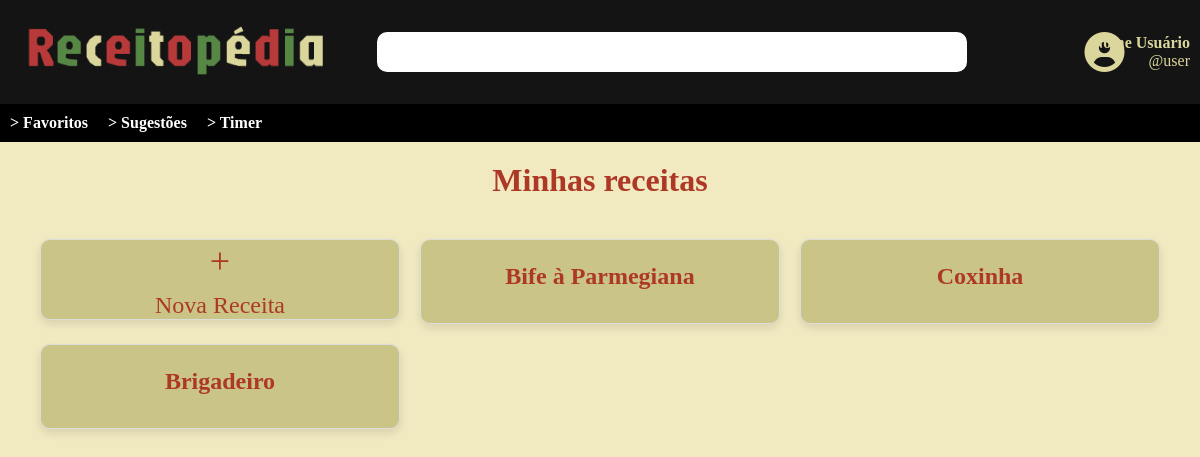
Before: / with the older database file.
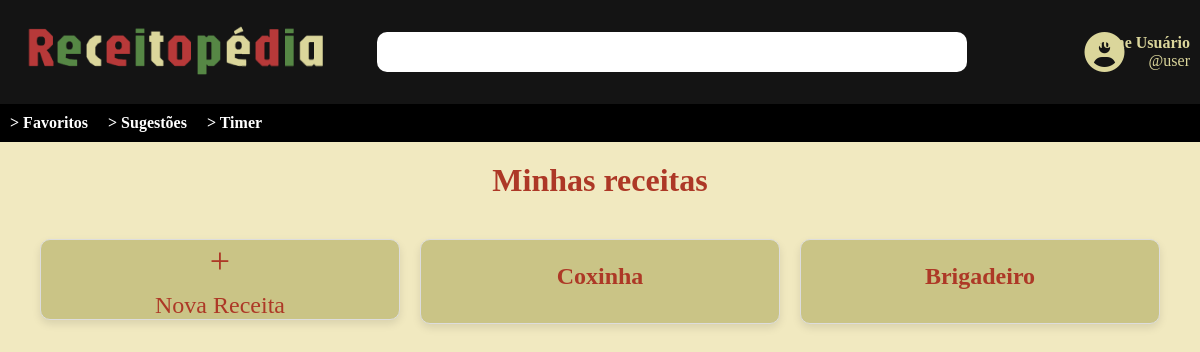
After: the same page with the newer database file.
### aplicacao/models.py (models this page shows)
class receita(models.Model):
    nome = models.CharField(max_length=100)
    ingredientes = models.TextField(default="Ingredientes não informados")
    modo_preparo = models.TextField(default="Ingredientes não informados")
    comentarios = models.TextField(default="Comentarios não informados")
    estrelas = models.TextField(default="Estrelas não informadas")

### aplicacao/views.py (the view)
# urls.py: path('', views.HomeView.as_view(), name="home"),
class HomeView(View):
    def get(self, request):
        Receita = receita.objects.all()
        ctx = {
            'todas_as_receitas': Receita,
        }
        return render(request, 'home.html', ctx)

### aplicacao/templates/home.html (shortened to what this page needs)
{% load static %}
<!DOCTYPE html>
<html lang="pt-BR">
<head>
    <link rel="stylesheet" href="{% static 'aplicacao/css/home.css' %}">
    <link rel="stylesheet" href="https://cdnjs.cloudflare.com/ajax/libs/font-awesome/6.0.0-beta3/css/all.min.css">
</head>
<body>
    <header>
        <a href="{%url 'aplicacao:home'%}">
            <div class="space">
                <img src="{% static 'aplicacao/imagens/logo_receitopedia.png' %}" alt="Logo da Receitopédia">
            </div>
        </a>
        <input type="text" placeholder="" class="Navbar2">
        <i class="fa-solid fa-circle-user" id="user-icon"></i>
        <div class="user-info">
            <span>Nome Usuário</span>
            <span>@user</span>
        </div>
    </header>
    <nav>
        <ul>
            <li><a href="#">> Favoritos</a></li>
            <li><a href="#">> Sugestões</a></li>
            <li><a href="#">> Timer</a></li>
        </ul>
    </nav>
    <main>
        <h1>Minhas receitas</h1>
        <div class="recipe-list">
            <section class="receitas">
                <a href="{%url 'aplicacao:adicionar'%}" id="linkadd">
                    <div class="card nova-receita">
                        <span class="plus">+</span>
                        <p>Nova Receita</p>
                    </div>
                </a>
                {% for Receita in todas_as_receitas %}
                    <a href="{% url 'aplicacao:visualizar' Receita.id %}" id="linkReceitas">
                        <div class="recipe-card">
                            <h2>{{Receita.nome}}</h2>
                        </div>
                    </a>
                {% endfor %}
            </section>
        </div>
    </main>
</body>
</html>

Changed rows visible on the page:
removed receita: nome "Bife à Parmegiana"
